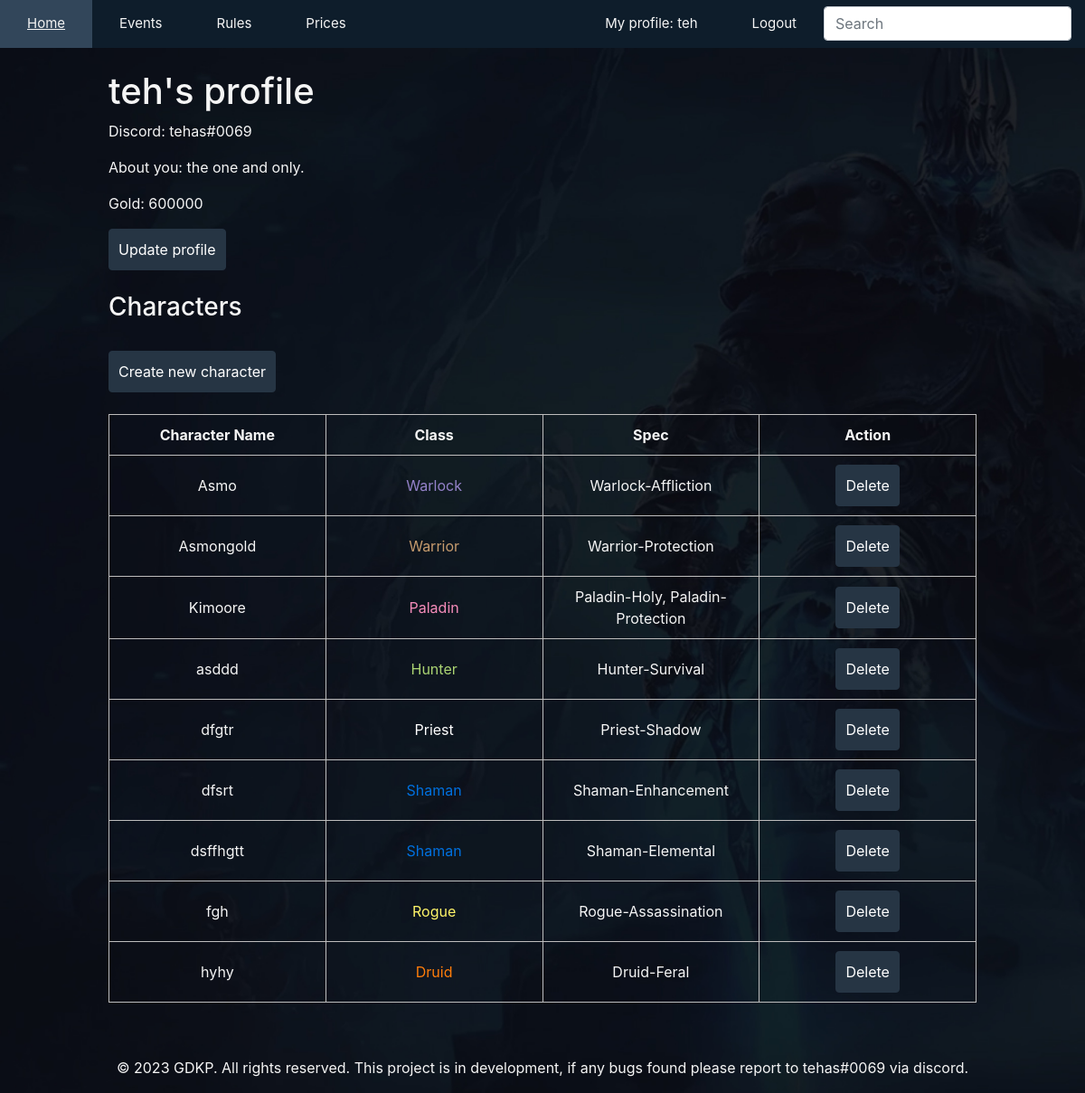
Page /library/user_profile/ (signed in) on the committed database.
### library/models.py (models this page shows, shortened)
class WowPlayer(models.Model):
    nickname = models.CharField('Nickname', max_length=30)
    discord_tag = models.CharField('Discord tag', max_length=30, null=True, blank=True)
    description = models.TextField('About you', max_length=2000, default='', null=True, blank='True')
    gold = models.IntegerField('How thick is your wallet', null=True)
    user = models.OneToOneField(User, on_delete=models.CASCADE, null=True)
    class Meta:
        verbose_name = 'Player'
        verbose_name_plural = 'Players'
        ordering = ['nickname']
    def display_chars(self):
        return ', '.join(char.char_title for char in self.chars.all()[:3])
    display_chars.short_description = 'Chars'

class WowChar(models.Model):
    char_title = models.CharField('Character name', max_length=30)
    wow_player = models.ForeignKey('WowPlayer', on_delete=models.CASCADE, related_name='chars')
    char_class = models.ForeignKey('WowClass', on_delete=models.SET_NULL, null=True)
    char_spec = models.ManyToManyField(WowSpec, help_text='Select spec for this char.')
    class Meta:
        verbose_name = 'Char'
        verbose_name_plural = 'Chars'
        ordering = ['char_title']

class WowClass(models.Model):
    name = models.CharField('Class', max_length=20, help_text='Character class.')
    class_img = models.ImageField('Class_image', upload_to='class', null=True)
    def __str__(self):
        return self.name
    class Meta:
        verbose_name = 'Class'
        verbose_name_plural = 'Classes'
        ordering = ['name']

class WowSpec(models.Model):
    name = models.CharField('Spec', max_length=20, help_text='Character specialization.')
    spec_img = models.ImageField('Spec_image', upload_to='specs', null=True)
    class Meta:
        verbose_name = 'Spec'
        verbose_name_plural = 'Specs'
        ordering = ['name']

### library/views.py (the view)
# urls.py: path('user_profile/', views.user_profile, name='user_profile'),
@login_required
def user_profile(request):
    player, created = WowPlayer.objects.get_or_create(user=request.user, defaults={'nickname': request.user.username})
    context = {'player': player}
    return render(request, 'user_profile.html', context)

### library/templates/user_profile.html (shortened to what this page needs)
{% extends "base.html" %}
{% block content %}
  <h1>{{ player.nickname }}'s profile</h1>
  <p>Discord: {% if player.discord_tag %}
      {{ player.discord_tag }}
    {% else %}
      <span style="color:red;font-weight:bold;">Please update</span>
    {% endif %}</p>
  <p>About you: {{ player.description }}</p>
  <p>Gold:  {% if player.gold %}
              {{ player.gold }}
            {% else %}
              <span class="profile-warning">Please update</span>
            {% endif %}</p>
  <a href="{% url 'user_profile_update' %}" class="btn btn-primary">Update profile</a><br><br>
  <h3>Characters</h3>
  <br>
  <a href="{% url 'user_create_character' %}" class="btn btn-primary">Create new character</a>
  <br><br>
  <table>
    <thead>
      <tr>
        <th>Character Name</th>
        <th>Class</th>
        <th>Spec</th>
        <th>Action</th>
      </tr>
    </thead>
    <tbody>
      {% for char in player.chars.all %}
      <tr>
          <td>{{ char.char_title }}</td>
          <td><span class="{{ char.char_class }}"><span class="char-title">{{ char.char_class }}</span></span></td>
          <td>
              {% for spec in char.char_spec.all %}
                  {{ spec.name }}{% if not forloop.last %}, {% endif %}
              {% endfor %}
          </td>
          <td>
              <form action="{% url 'user_delete_character' char.pk %}" method="post">
                  <button type="button" class="btn btn-danger" onclick="confirmDelete(this)">Delete</button>
              </form>
          </td>
      </tr>
      {% empty %}
      <tr>
          <td colspan="4">No characters found.</td>
      </tr>
      {% endfor %}
  </tbody>
  </table>
{% endblock %}

### library/templates/base.html (shortened to what this page needs)
<!DOCTYPE html>
<html lang="en">
<head>
  <link rel="stylesheet" href="https://stackpath.bootstrapcdn.com/bootstrap/4.1.3/css/bootstrap.min.css">
  {% load static %}
  <link rel="stylesheet" href="{% static 'css/styles.css' %}">
</head>
<body>
  <header>
    <a href="{% url 'index' %}" class="buttons">Home</a>
    <a href="{% url 'events' %}" class="buttons">Events</a>
    <a href="{% url 'rules' %}" class="buttons">Rules</a>
    <a href="{% url 'price_list' %}" class="buttons">Prices</a>
    <div class="right-menu">
    <form action="{% url 'search' %}" method="get">
    <input name="query" class="form-control" type="text" placeholder="Search">
    </form>
    {% if user.is_authenticated %}
      <a href="{% url 'user_profile' %}" class="buttons">
      My profile: {{ user.get_username }}</a>
    <a href="{% url 'logout'%}" class="buttons">Logout</a>
    {% else %}
      <a href="{% url 'login'%}?next={{request.path}}" class="buttons">Login</a>
      <a href="{% url 'register' %}" class="buttons">Register</a>
    {% endif %}
    </div>
  </header>
    <div class="content"><br>{% block content %}{% endblock %}</div>
  <footer>
    <p>&copy; 2023 GDKP. All rights reserved. This project is in development, if any bugs found please report to tehas#0069 via discord.</p>
  </footer>
</body>
</html>

### library/static/css/styles.css (style rules this page uses)
body { background-image: url('/media/LK_Background.jpg'); background-size: cover; width: 100%; height: 100%; color: whitesmoke; display: flex; flex-direction: column; min-height: 100vh; margin: 0; padding-bottom: 100px; }
header { overflow: hidden; background-color: #0e1d2b; color: whitesmoke; }
footer { position: fixed; bottom: 0; left: 0; right: 0; display: flex; justify-content: center; align-items: center; }
.buttons { float: left; color: whitesmoke; text-align: center; padding: 15px 30px; text-decoration: none; font-size: 15px; }
.right-menu { display: inline; float: right }
.right-menu form { padding-top: 7px; padding-right: 15px; display: inline-block; vertical-align: middle; }
.content { margin-top: 100px; width: 80%; margin: 0 auto; }
table { border-collapse: collapse; table-layout: fixed; width: 100%; }
th, td { border: 0.5px solid rgb(190, 189, 189); text-align: center; vertical-align: middle; padding: 10px; }
.btn { display: inline-block; padding: 10px 10px; background-color: #263544; color: white; text-decoration: none; border-radius: 4px; border-color: #263544; font-size: 16px; }
.Druid { color: #FF7D0A; }
.Hunter { color: #ABD473; }
.Paladin { color: #F58CBA; }
.Priest { color: #FFFFFF; }
.Rogue { color: #FFF569; }
.Shaman { color: #0070DE; }
.Warlock { color: #9482C9; }
.Warrior { color: #C79C6E; }
input { width: 300px; }

### rows in the picture
WowPlayer: nickname "teh", discord_tag "tehas#0069", description "the one and only.", gold "600000"
WowChar: char_title "Asmo", char_class "Warlock"
WowSpec: name "Warlock-Affliction"
WowChar: char_title "Asmongold", char_class "Warrior"
WowSpec: name "Warrior-Protection"
WowChar: char_title "Kimoore", char_class "Paladin"
WowSpec: name "Paladin-Holy"
WowSpec: name "Paladin-Protection"
WowChar: char_title "asddd", char_class "Hunter"
WowSpec: name "Hunter-Survival"
WowChar: char_title "dfgtr", char_class "Priest"
WowSpec: name "Priest-Shadow"
WowChar: char_title "dfsrt", char_class "Shaman"
WowSpec: name "Shaman-Enhancement"
WowChar: char_title "dsffhgtt", char_class "Shaman"
WowSpec: name "Shaman-Elemental"
WowChar: char_title "fgh", char_class "Rogue"
WowSpec: name "Rogue-Assassination"
WowChar: char_title "hyhy", char_class "Druid"
WowSpec: name "Druid-Feral"

### other values in the picture
{{ user.get_username }} "teh"
